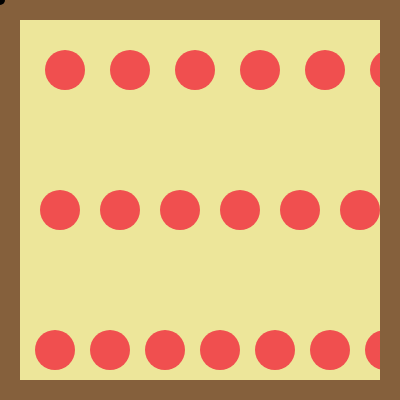
Frame 1 (no input)
Frame 60 (no input): identical to frame 1, image omitted
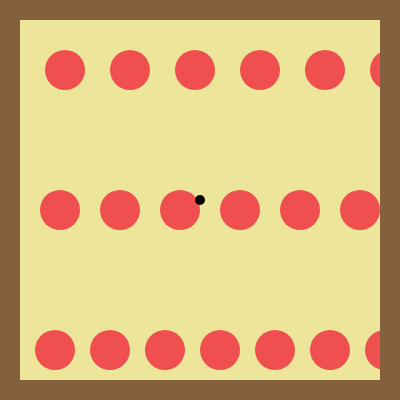
Frame 120 (the mouse pressed at the canvas centre since frame 60)

The p5.js sketch that drew these frames (run headless with seeded random() and noise() and a simulated clock; from frame 60 on, the mouse is pressed at the canvas centre):

// p5.js sketch
// ── sketch.js
function setup() {
  createCanvas(400, 400);
}

function draw() {
  colorMode(RGB)
  background(237,230,154);
  
  var x = 0;
   while (x <= width){
     noStroke();
     fill(240,79,79);
     ellipse(x,70,40,40);
     x = x+65;
   }
  
  for (var x=0; x <= width; x=x+60){
    noStroke();
    fill(240,79,79);
    ellipse(x,210,40,40);
    
  }
for (var x=0; x <= width; x=x+55){
    noStroke();
    fill(240,79,79);
    ellipse(x,350,40,40);
    
  }  
  
  push();
  stroke(133,96,60);
  strokeWeight(20);
  noFill();
  rect(10,10,380,380);
  pop();
  
  fill(0);
  ellipse(mouseX,mouseY,10,10);
}
